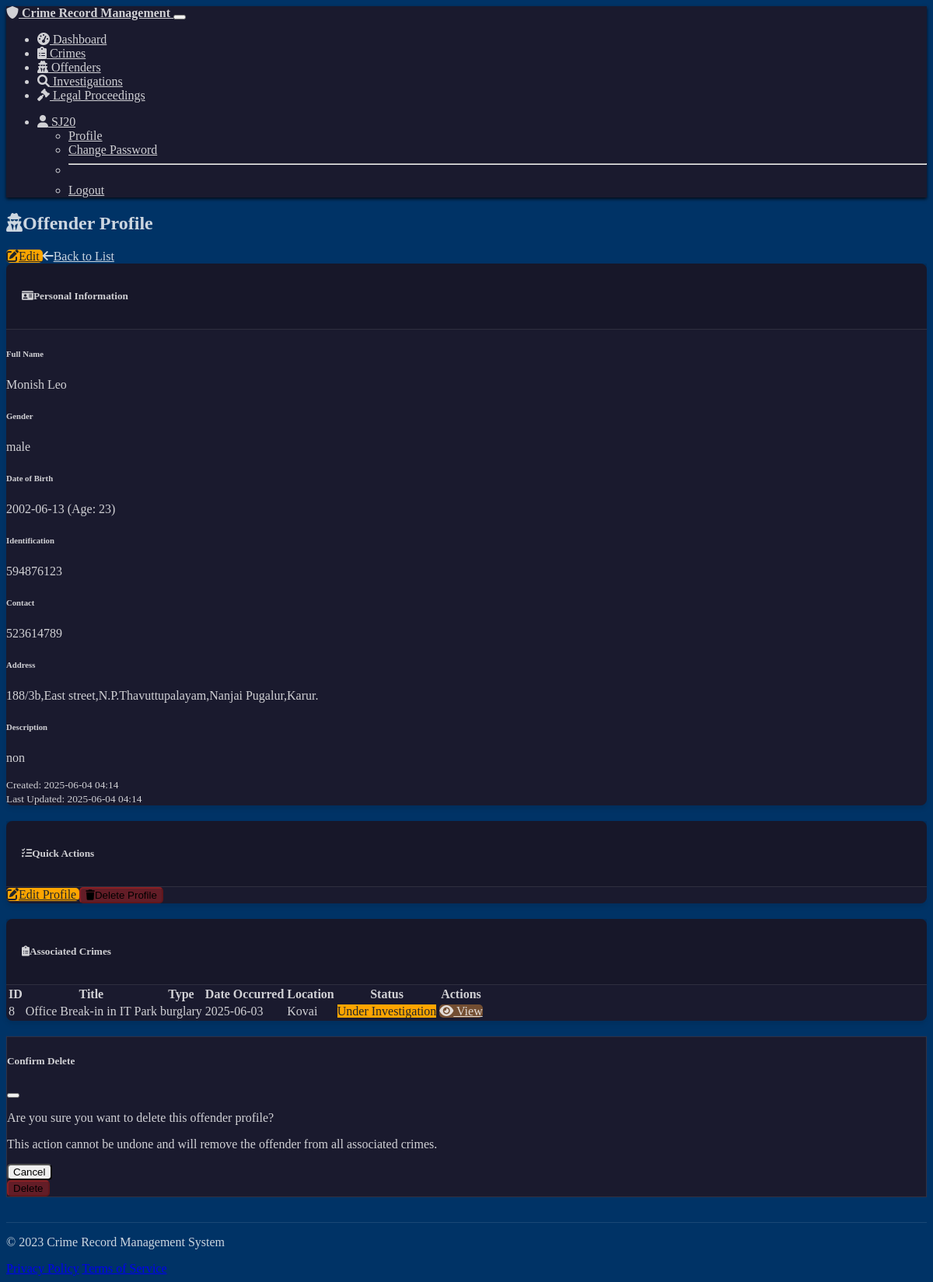
/offenders/view/2 (signed in), run on the app's committed database.
### models.py (models this page shows, shortened)
class User(UserMixin, db.Model):
    id = db.Column(db.Integer, primary_key=True)
    username = db.Column(db.String(64), unique=True, nullable=False)
    password_hash = db.Column(db.String(256), nullable=False)
    email = db.Column(db.String(120), unique=True, nullable=False)
    full_name = db.Column(db.String(100), nullable=False)
    role = db.Column(db.String(20), nullable=False, default='police')  # 'admin' or 'police'
    badge_number = db.Column(db.String(20), nullable=True)
    department = db.Column(db.String(100), nullable=True)
    created_at = db.Column(db.DateTime, default=datetime.utcnow)
    crimes = db.relationship('Crime', backref='reported_by_user', lazy=True)
    investigations = db.relationship('Investigation', backref='assigned_officer', lazy=True)
    def is_admin(self):
        return self.role == 'admin'

class Offender(db.Model):
    id = db.Column(db.Integer, primary_key=True)
    name = db.Column(db.String(100), nullable=False)
    dob = db.Column(db.Date, nullable=True)
    gender = db.Column(db.String(10), nullable=True)
    address = db.Column(db.String(200), nullable=True)
    contact = db.Column(db.String(50), nullable=True)
    identification = db.Column(db.String(50), nullable=True)  # ID number, SSN, etc.
    description = db.Column(db.Text, nullable=True)
    created_at = db.Column(db.DateTime, default=datetime.utcnow)
    updated_at = db.Column(db.DateTime, default=datetime.utcnow, onupdate=datetime.utcnow)

class Crime(db.Model):
    id = db.Column(db.Integer, primary_key=True)
    title = db.Column(db.String(100), nullable=False)
    type = db.Column(db.String(50), nullable=False)
    location = db.Column(db.String(200), nullable=False)
    date_occurred = db.Column(db.DateTime, nullable=False)
    date_reported = db.Column(db.DateTime, default=datetime.utcnow)
    status = db.Column(db.String(20), nullable=False, default='Open')  # Open, Under Investigation, Closed, Solved
    description = db.Column(db.Text, nullable=False)
    reported_by = db.Column(db.Integer, db.ForeignKey('user.id'), nullable=False)
    offenders = db.relationship('Offender', secondary=offender_crime,
                               backref=db.backref('crimes', lazy='dynamic'))
    investigations = db.relationship('Investigation', backref='crime', lazy=True)
    legal_proceedings = db.relationship('LegalProceeding', backref='crime', lazy=True)

### officer.py (the view)
@app.route('/offenders/view/<int:offender_id>')
@login_required
def offender_view(offender_id):
    offender = Offender.query.get_or_404(offender_id)
    crimes = offender.crimes.all()
    return render_template('offenders/view.html',
                          title=f'Offender: {offender.name}',
                          offender=offender,
                          crimes=crimes)

### templates/offenders/view.html
{% extends "base.html" %}
{% block content %}
<div class="container">
    <div class="d-flex justify-content-between align-items-center mb-4">
        <h2><i class="fas fa-user-secret me-2"></i>Offender Profile</h2>
        <div>
            <a href="{{ url_for('offender_edit', offender_id=offender.id) }}" class="btn btn-warning me-2">
                <i class="fas fa-edit me-2"></i>Edit
            </a>
            <a href="{{ url_for('offenders_list') }}" class="btn btn-outline-secondary">
                <i class="fas fa-arrow-left me-2"></i>Back to List
            </a>
        </div>
    </div>
    <div class="row">
        <div class="col-lg-8">
            <div class="card mb-4">
                <div class="card-header">
                    <h5 class="mb-0"><i class="fas fa-id-card me-2"></i>Personal Information</h5>
                </div>
                <div class="card-body">
                    <div class="row mb-3">
                        <div class="col-md-6">
                            <h6 class="fw-bold text-muted">Full Name</h6>
                            <p>{{ offender.name }}</p>
                        </div>
                        <div class="col-md-6">
                            <h6 class="fw-bold text-muted">Gender</h6>
                            <p>{{ offender.gender if offender.gender else 'Not Specified' }}</p>
                        </div>
                    </div>
                    <div class="row mb-3">
                        <div class="col-md-6">
                            <h6 class="fw-bold text-muted">Date of Birth</h6>
                            <p>
                                {% if offender.dob %}
                                {{ offender.dob.strftime('%Y-%m-%d') }}
                                {% if calculate_age(offender.dob) %}
                                (Age: {{ calculate_age(offender.dob) }})
                                {% endif %}
                                {% else %}
                                Unknown
                                {% endif %}
                            </p>
                        </div>
                        <div class="col-md-6">
                            <h6 class="fw-bold text-muted">Identification</h6>
                            <p>{{ offender.identification if offender.identification else 'Not available' }}</p>
                        </div>
                    </div>
                    <div class="row mb-3">
                        <div class="col-md-6">
                            <h6 class="fw-bold text-muted">Contact</h6>
                            <p>{{ offender.contact if offender.contact else 'Not available' }}</p>
                        </div>
                        <div class="col-md-6">
                            <h6 class="fw-bold text-muted">Address</h6>
                            <p>{{ offender.address if offender.address else 'Not available' }}</p>
                        </div>
                    </div>
                    <div class="mb-3">
                        <h6 class="fw-bold text-muted">Description</h6>
                        <p class="mb-0">{{ offender.description if offender.description else 'No description available' }}</p>
                    </div>
                    <div class="row text-muted mt-3">
                        <div class="col-md-6">
                            <small>Created: {{ offender.created_at.strftime('%Y-%m-%d %H:%M') }}</small>
                        </div>
                        <div class="col-md-6 text-md-end">
                            <small>Last Updated: {{ offender.updated_at.strftime('%Y-%m-%d %H:%M') }}</small>
                        </div>
                    </div>
                </div>
            </div>
        </div>
        <div class="col-lg-4">
            <div class="card mb-4">
                <div class="card-header">
                    <h5 class="mb-0"><i class="fas fa-tasks me-2"></i>Quick Actions</h5>
                </div>
                <div class="card-body">
                    <div class="d-grid gap-2">
                        <a href="{{ url_for('offender_edit', offender_id=offender.id) }}" class="btn btn-warning mb-2">
                            <i class="fas fa-edit me-2"></i>Edit Profile
                        </a>
                        <button type="button" class="btn btn-danger" data-bs-toggle="modal" data-bs-target="#deleteModal">
                            <i class="fas fa-trash me-2"></i>Delete Profile
                        </button>
                    </div>
                </div>
            </div>
        </div>
    </div>
    <div class="card mb-4">
        <div class="card-header">
            <h5 class="mb-0"><i class="fas fa-clipboard-list me-2"></i>Associated Crimes</h5>
        </div>
        <div class="card-body">
            {% if crimes %}
            <div class="table-responsive">
                <table class="table table-hover">
                    <thead>
                        <tr>
                            <th>ID</th>
                            <th>Title</th>
                            <th>Type</th>
                            <th>Date Occurred</th>
                            <th>Location</th>
                            <th>Status</th>
                            <th>Actions</th>
                        </tr>
                    </thead>
                    <tbody>
                        {% for crime in crimes %}
                        <tr>
                            <td>{{ crime.id }}</td>
                            <td>{{ crime.title }}</td>
                            <td>{{ crime.type }}</td>
                            <td>{{ crime.date_occurred.strftime('%Y-%m-%d') }}</td>
                            <td>{{ crime.location }}</td>
                            <td>
                                <span class="badge bg-{{ get_status_badge_color(crime.status) }}">
                                    {{ crime.status }}
                                </span>
                            </td>
                            <td>
                                <a href="{{ url_for('crime_view', crime_id=crime.id) }}" class="btn btn-sm btn-info">
                                    <i class="fas fa-eye"></i> View
                                </a>
                            </td>
                        </tr>
                        {% endfor %}
                    </tbody>
                </table>
            </div>
            {% else %}
            <div class="text-center py-4">
                <i class="fas fa-clipboard-list fa-3x mb-3 text-muted"></i>
                <p>No crimes associated with this offender.</p>
            </div>
            {% endif %}
        </div>
    </div>
    <div class="modal fade" id="deleteModal" tabindex="-1" aria-labelledby="deleteModalLabel" aria-hidden="true">
        <div class="modal-dialog">
            <div class="modal-content">
                <div class="modal-header">
                    <h5 class="modal-title" id="deleteModalLabel">Confirm Delete</h5>
                    <button type="button" class="btn-close" data-bs-dismiss="modal" aria-label="Close"></button>
                </div>
                <div class="modal-body">
                    <p>Are you sure you want to delete this offender profile?</p>
                    <p class="text-danger fw-bold">This action cannot be undone and will remove the offender from all associated crimes.</p>
                </div>
                <div class="modal-footer">
                    <button type="button" class="btn btn-secondary" data-bs-dismiss="modal">Cancel</button>
                    <form action="{{ url_for('offender_delete', offender_id=offender.id) }}" method="POST">
                        <button type="submit" class="btn btn-danger">Delete</button>
                    </form>
                </div>
            </div>
        </div>
    </div>
</div>
{% endblock %}

### templates/base.html (shortened to what this page needs)
<!DOCTYPE html>
<html lang="en" data-bs-theme="dark">
<head>
    <link rel="stylesheet" href="https://cdn.replit.com/agent/bootstrap-agent-dark-theme.min.css">
    <link rel="stylesheet" href="https://cdnjs.cloudflare.com/ajax/libs/font-awesome/6.0.0/css/all.min.css">
    <link rel="stylesheet" href="{{ url_for('static', filename='css/custom.css') }}">
</head>
<body>
    <nav class="navbar navbar-expand-lg navbar-dark bg-dark mb-4">
        <div class="container">
            <a class="navbar-brand" href="{{ url_for('index') }}">
                <i class="fas fa-shield-alt me-2"></i>
                Crime Record Management
            </a>
            <button class="navbar-toggler" type="button" data-bs-toggle="collapse" data-bs-target="#navbarNav" aria-controls="navbarNav" aria-expanded="false" aria-label="Toggle navigation">
            </button>
            <div class="collapse navbar-collapse" id="navbarNav">
                <ul class="navbar-nav me-auto">
                    {% if current_user.is_authenticated %}
                    <li class="nav-item">
                        <a class="nav-link" href="{{ url_for('dashboard') }}">
                            <i class="fas fa-tachometer-alt me-1"></i> Dashboard
                        </a>
                    </li>
                    <li class="nav-item">
                        <a class="nav-link" href="{{ url_for('crimes_list') }}">
                            <i class="fas fa-clipboard-list me-1"></i> Crimes
                        </a>
                    </li>
                    <li class="nav-item">
                        <a class="nav-link" href="{{ url_for('offenders_list') }}">
                            <i class="fas fa-user-secret me-1"></i> Offenders
                        </a>
                    </li>
                    <li class="nav-item">
                        <a class="nav-link" href="{{ url_for('investigations_list') }}">
                            <i class="fas fa-search me-1"></i> Investigations
                        </a>
                    </li>
                    <li class="nav-item">
                        <a class="nav-link" href="{{ url_for('legal_list') }}">
                            <i class="fas fa-gavel me-1"></i> Legal Proceedings
                        </a>
                    </li>
                    {% endif %}
                </ul>
                <ul class="navbar-nav">
                    {% if current_user.is_authenticated %}
                    <li class="nav-item dropdown">
                        <a class="nav-link dropdown-toggle" href="#" id="userDropdown" role="button" data-bs-toggle="dropdown" aria-expanded="false">
                            <i class="fas fa-user me-1"></i> {{ current_user.username }}
                        </a>
                        <ul class="dropdown-menu dropdown-menu-end" aria-labelledby="userDropdown">
                            <li><a class="dropdown-item" href="{{ url_for('profile') }}">Profile</a></li>
                            <li><a class="dropdown-item" href="{{ url_for('change_password') }}">Change Password</a></li>
                            <li><hr class="dropdown-divider"></li>
                            <li><a class="dropdown-item" href="{{ url_for('logout') }}">Logout</a></li>
                        </ul>
                    </li>
                    {% endif %}
                </ul>
            </div>
        </div>
    </nav>
    <main class="container">
        {% block content %}{% endblock %}
    </main>
    <footer class="footer mt-5 py-3 bg-dark">
        <div class="container">
            <div class="row">
                <div class="col-md-6">
                    <p class="text-muted">&copy; 2023 Crime Record Management System</p>
                </div>
                <div class="col-md-6 text-end">
                    <a href="#" class="text-muted me-3">Privacy Policy</a>
                    <a href="#" class="text-muted">Terms of Service</a>
                </div>
            </div>
        </div>
    </footer>
</body>
</html>

### data on the page
User: username "SJ20"
Offender: name "Monish Leo", gender "male", dob "2002-06-13", dob "23", identification "594876123", contact "523614789", address "188/3b,East street,N.P.Thavuttupalayam,Nanjai Pugalur,Karur.", description "non", created_at "2025-06-04 04:14", updated_at "2025-06-04 04:14"
Crime: id "8", title "Office Break-in in IT Park", type "burglary", date_occurred "2025-06-03", location "Kovai", status "Under Investigation"
